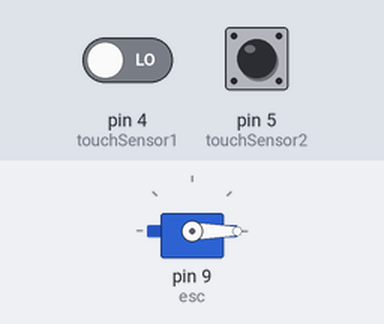
Recording of a sketch running on a simulated Arduino Uno, built with avr-gcc and run on an emulated ATmega328P. Parts: servo. Inputs (shaded band) come from the test bench; at power-on: pin 5 (touchSensor2) LOW, pin 4 (touchSensor1) LOW.

Above: at 4.2 s.
4.3 s: pin 5 (touchSensor2) driven HIGH
At 5.0 s:
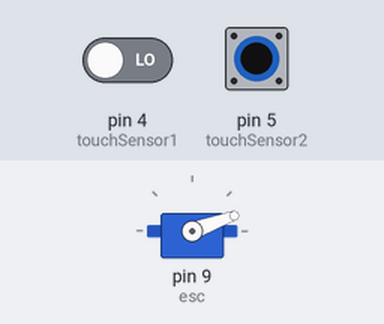
5.8 s: pin 5 (touchSensor2) driven LOW
At 6.2 s:
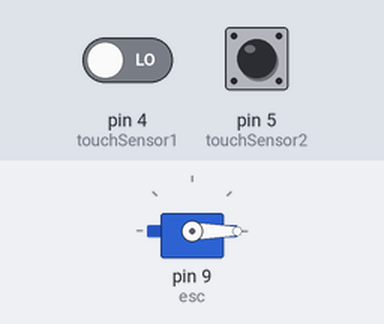
11.8 s: pin 5 (touchSensor2) pulsed HIGH 2 times (0.12 s each, 0.3 s apart)
Timing chart, 0 to 14.8 s (numbered marks = the images above; inputs shaded):
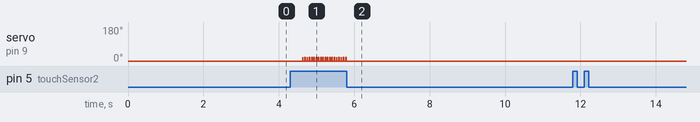

Measured:
- after the input at 4.3 s, servo on pin 9 (esc): alternates 20° for 0.01 s and 0° for 0.05 s, starting after 0.33 s
- after the input at 5.8 s, servo on pin 9 (esc): stops changing and stays 0°

The sketch:

Motor_test.ino
```cpp
#include <Servo.h>
const int touchSensor1 = 4; //connected to Digital pin
const int touchSensor2 = 5; //connected to Digital pin
Servo esc;

void setup()
{
   pinMode(touchSensor1, INPUT);
  pinMode(touchSensor2, INPUT);
esc.attach(9);

// esc.write(45);

}

void loop()
{

 if(digitalRead(touchSensor1)==HIGH)      //Read Touch sensor signal
   {
esc.write(100);
   }
else
{
  esc.write(0);
}

  if(digitalRead(touchSensor2)==HIGH)     //Read Touch sensor signal
  {
 esc.write(20);
  }
else
{
  esc.write(0);

}

}
```
